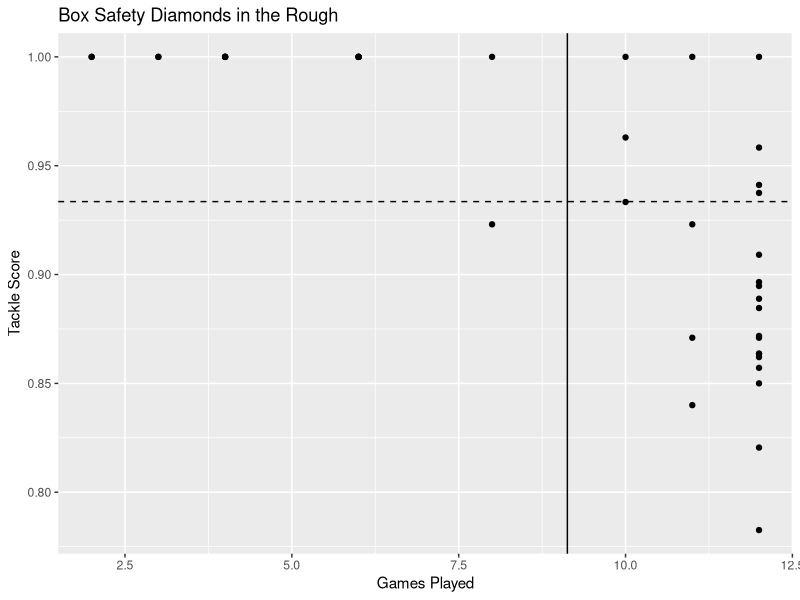
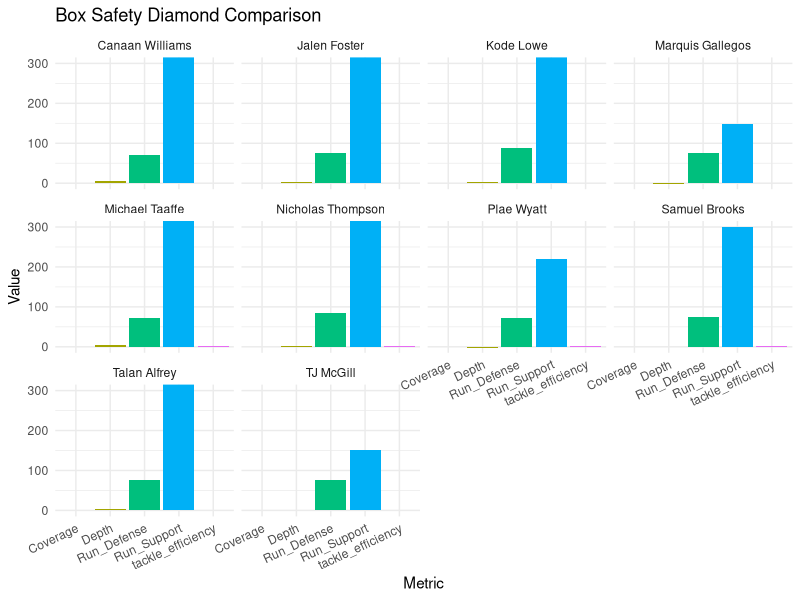
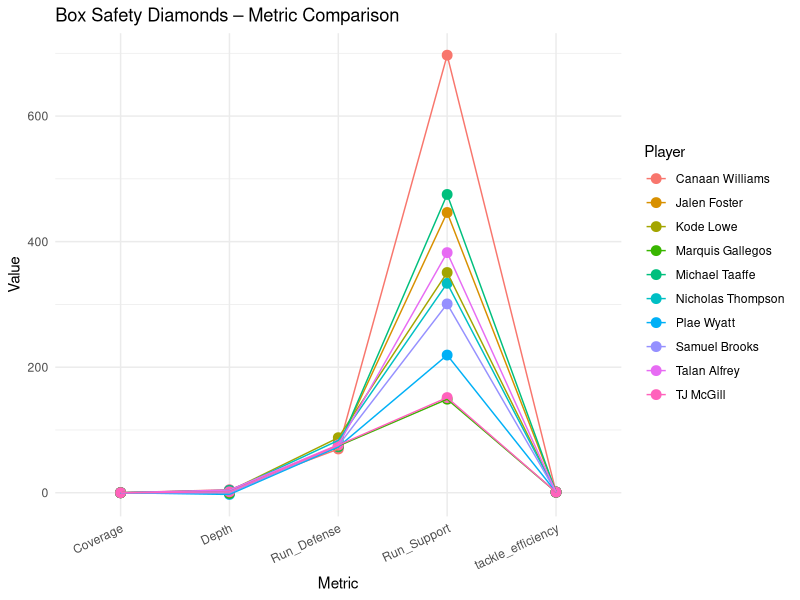
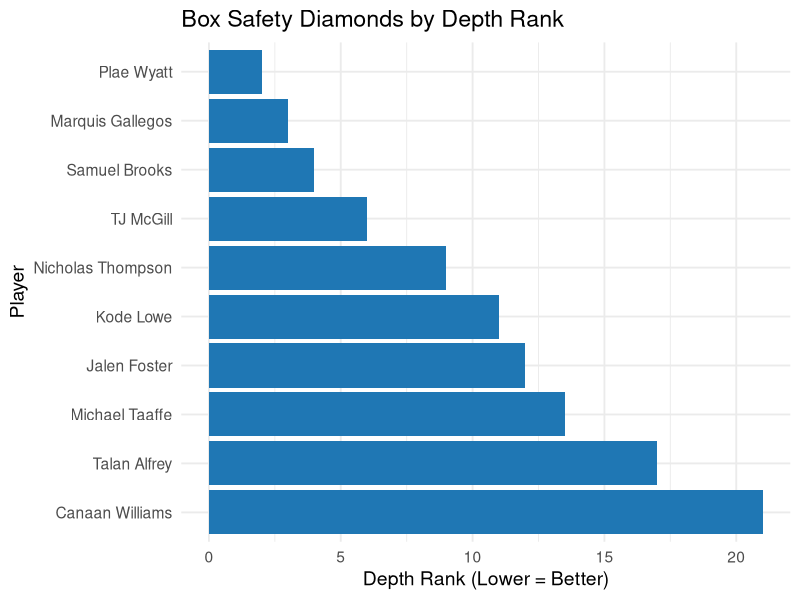
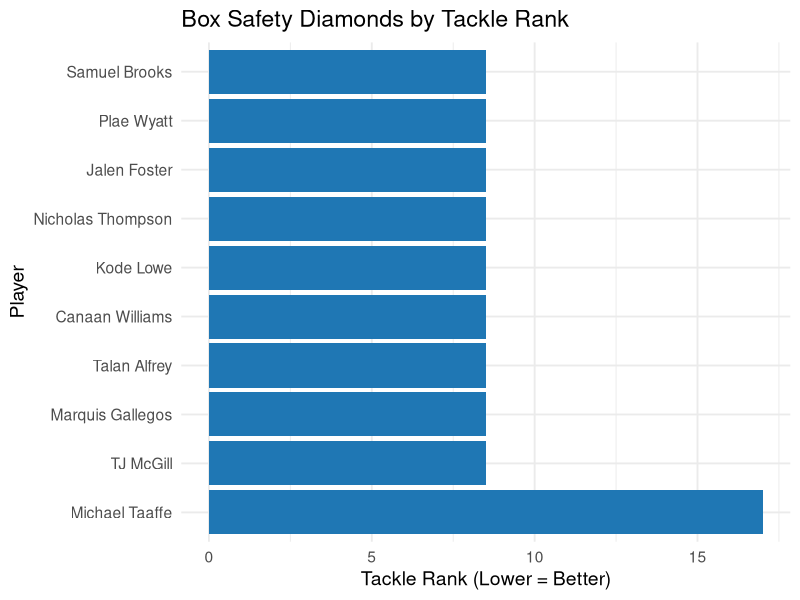
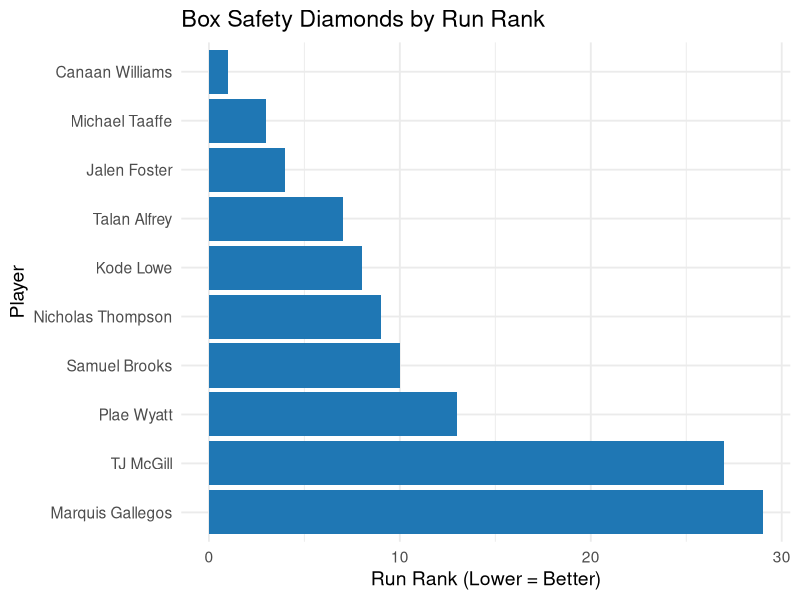
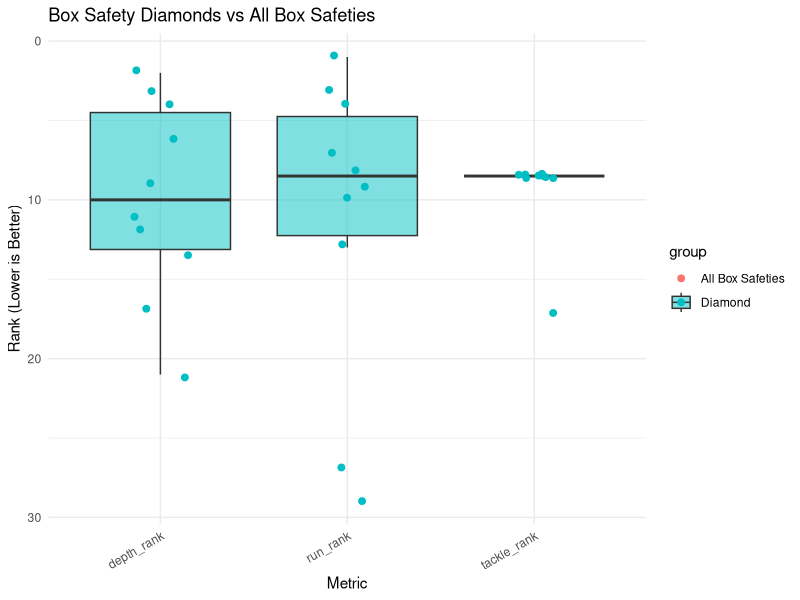

Here is the R script that generated these plots, in order:
## ---- chunk 1
knitr::opts_chunk$set(echo = TRUE)
## ---- chunk 2
library(dplyr)
library(ggplot2)
library(tidyr)
sportdata<- read.csv("defense_coverage_summary.csv")
head(sportdata)

data_safeties <- sportdata %>% filter(position == "S")
data_cornerbacks <- sportdata %>% filter(position == "CB")

head(data_cornerbacks)
head(data_safeties)

## ---- chunk 3
data_cornerbacks <- data_cornerbacks |>
  mutate(
    coverage_efficiency = 1 - catch_rate,

    explosiveness_index = yards_per_reception + yards_after_catch,

    ball_hawk_rate = (interceptions + pass_break_ups + forced_incompletes) / targets,

    target_rate = 1 / coverage_snaps_per_target,

    tackle_efficiency = tackles / (tackles + missed_tackles)
  )

head(data_cornerbacks)

data_safeties <- data_safeties |>
  mutate(
    coverage_efficiency = 1 / qb_rating_against,
    
    run_support = (tackles * grades_run_defense) / (1 + missed_tackle_rate),
    
    explosiveness_index = yards / targets,

    ball_hawk_rate = (interceptions + pass_break_ups) / targets,

    target_rate = 1 / coverage_snaps_per_target,

    tackle_efficiency = tackles / (tackles + missed_tackles)
  )

head(data_safeties)

## ---- chunk 4
##Lockdown CB high coverage_efficiency, low explosiveness_index, low target_rate

##Ball-Hawk CB: high ball_hawk_rate, high interceptions + pass_break_ups, high forced_incomplete_rate

##Box Safety: high tackles, low avg_depth_of_target (closer to LOS), high grades_run_defense

##Hybrid Safety: balanced scores, strong coverage + strong run support

data_cornerbacks<- data_cornerbacks%>%
  mutate(
    archetype = case_when(
      # LOCKDOWN CB
      coverage_efficiency > quantile(coverage_efficiency, 0.66, na.rm = TRUE) &
        target_rate < quantile(target_rate, 0.33, na.rm = TRUE) &
        explosiveness_index < quantile(explosiveness_index, 0.33, na.rm = TRUE) ~ "Lockdown CB",

      # BALL-HAWK CB
      ball_hawk_rate > quantile(ball_hawk_rate, 0.66, na.rm = TRUE) &
        forced_incompletion_rate > quantile(forced_incompletion_rate, 0.66, na.rm = TRUE) ~ "Ball-Hawk CB",
      # Everything else
      TRUE ~ "Other CB"
    )
  )

data_safeties<- data_safeties %>%
  mutate(
    archetype = case_when(
      # BOX SAFETY
      run_support > quantile(run_support, 0.66, na.rm = TRUE) &
        avg_depth_of_target < quantile(avg_depth_of_target, 0.33, na.rm = TRUE) &
        grades_run_defense > quantile(grades_run_defense, 0.66, na.rm = TRUE) ~ "Box Safety",

      # HYBRID SAFETY (balanced)
      coverage_efficiency > quantile(coverage_efficiency, 0.33, na.rm = TRUE) &
        coverage_efficiency < quantile(coverage_efficiency, 0.66, na.rm = TRUE) &
        run_support > quantile(run_support, 0.33, na.rm = TRUE) &
        run_support < quantile(run_support, 0.66, na.rm = TRUE) ~ "Hybrid Safety",

      # EVERYTHING ELSE
      TRUE ~ "Other Safety"
    )
  )

## ---- chunk 5
archetype_lockdown<- data_cornerbacks %>%
  filter(archetype == "Lockdown CB")
archetype_ballhawk<- data_cornerbacks %>%
  filter(archetype== "Ball-Hawk CB")
archetype_box<- data_safeties %>%
  filter(archetype == "Box Safety")
archetype_hybrid<- data_safeties %>%
  filter(archetype== "Hybrid Safety")

archetype_ballhawk
archetype_box
archetype_hybrid
archetype_lockdown

## ---- chunk 6
box_diamonds <- archetype_box %>%
 mutate(
    run_rank = rank(desc(run_support)),
    tackle_rank = rank(desc(tackle_efficiency)),
    depth_rank = rank(avg_depth_of_target)  # lower = better
  ) %>%
  mutate(total_score = run_rank + tackle_rank + depth_rank) %>%
  arrange(total_score) %>%
  slice(1:10)
box_diamonds
## ---- chunk 7
plotbox<-ggplot(archetype_box, aes(x = player_game_count, y = tackle_efficiency)) +
  geom_point() +
  geom_hline(yintercept = mean(archetype_box$tackle_efficiency, na.rm = TRUE), 
             linetype = "dashed") +
  geom_vline(xintercept = mean(archetype_box$player_game_count, na.rm = TRUE)) +
  labs(
    title = "Box Safety Diamonds in the Rough",
    x = "Games Played",
    y = "Tackle Score"
  )

plotbox

box_diamonds <- box_diamonds%>%
  rename(
    Depth = avg_depth_of_target,
    Coverage = coverage_efficiency,
    Explosive = explosiveness_index,
    Run_Defense = grades_run_defense,
    Run_Support = run_support
  )


metrics <- c("Depth", "Coverage", 
             "tackle_efficiency", "Run_Defense", 
             "Run_Support")

# Reshape for facet plotting
box_long <- box_diamonds %>%
  select(player, all_of(metrics)) %>%
  pivot_longer(cols = metrics, names_to = "metric", values_to = "value")

# Plot: facets = one panel per player
ggplot(box_long, aes(x = metric, y = value, fill = metric)) +
  geom_col() +
  facet_wrap(~ player, scales = "fixed") +
  coord_cartesian(ylim = c(0, 300)) + 
  labs(
    title = "Box Safety Diamond Comparison",
    x = "Metric",
    y = "Value"
  ) +
  theme_minimal() +
  theme(axis.text.x = element_text(angle = 25, hjust = 1),
        legend.position = "none")
box_long

boxhum<-ggplot(box_long, aes(x = metric, y = value, color = player, group = player)) +
  geom_point(size = 3) +
  geom_line() +
  labs(
    title = "Box Safety Diamonds – Metric Comparison",
    x = "Metric",
    y = "Value",
    color = "Player"
  ) +
  theme_minimal() +
  theme(axis.text.x = element_text(angle = 25, hjust = 1))

boxhum

box_diamonds %>%
  arrange(depth_rank) %>%
  mutate(player = factor(player, levels = rev(player))) %>%
  ggplot(aes(x = depth_rank, y = player)) +
  geom_col(fill = "#1f77b4") +
  labs(
    title = "Box Safety Diamonds by Depth Rank",
    x = "Depth Rank (Lower = Better)",
    y = "Player"
  ) +
  theme_minimal(base_size = 14)

box_diamonds %>%
  arrange(tackle_rank) %>%
  mutate(player = factor(player, levels = rev(player))) %>%
  ggplot(aes(x = tackle_rank, y = player)) +
  geom_col(fill = "#1f77b4") +
  labs(
    title = "Box Safety Diamonds by Tackle Rank",
    x = "Tackle Rank (Lower = Better)",
    y = "Player"
  ) +
  theme_minimal(base_size = 14)

box_diamonds %>%
  arrange(run_rank) %>%
  mutate(player = factor(player, levels = rev(player))) %>%
  ggplot(aes(x = run_rank, y = player)) +
  geom_col(fill = "#1f77b4") +
  labs(
    title = "Box Safety Diamonds by Run Rank",
    x = "Run Rank (Lower = Better)",
    y = "Player"
  ) +
  theme_minimal(base_size = 14)

diamond_ranks <- box_diamonds %>%
  mutate(overall_score = rowMeans(across(all_of(metrics)), na.rm = TRUE)) %>%
  arrange(overall_score)

top_overall_diamonds <- diamond_ranks %>%
  slice_min(order_by = overall_score, n = 5)


## ---- chunk 8
box_diamonds$group <- "Diamond"
archetype_box$group <- "All Box Safeties"

archetype_box$run_rank <- NA
archetype_box$tackle_rank <- NA
archetype_box$depth_rank <- NA

combined_box <- bind_rows(archetype_box, box_diamonds)

box_ranks_long <- combined_box %>%
  select(player, group, run_rank, tackle_rank, depth_rank) %>%
  pivot_longer(
    cols = c(run_rank, tackle_rank, depth_rank),
    names_to = "Metric",
    values_to = "Rank"
  )

ggplot(box_ranks_long, aes(x = Metric, y = Rank, fill = group)) +
  geom_boxplot(alpha = 0.5, outlier.shape = NA) +
  geom_jitter(aes(color = group), width = 0.15, size = 2) +
  scale_y_reverse() +  # Better rank is lower
  labs(
    title = "Box Safety Diamonds vs All Box Safeties",
    x = "Metric",
    y = "Rank (Lower is Better)"
  ) +
  theme_minimal() +
  theme(
    axis.text.x = element_text(angle = 30, hjust = 1)
  )


